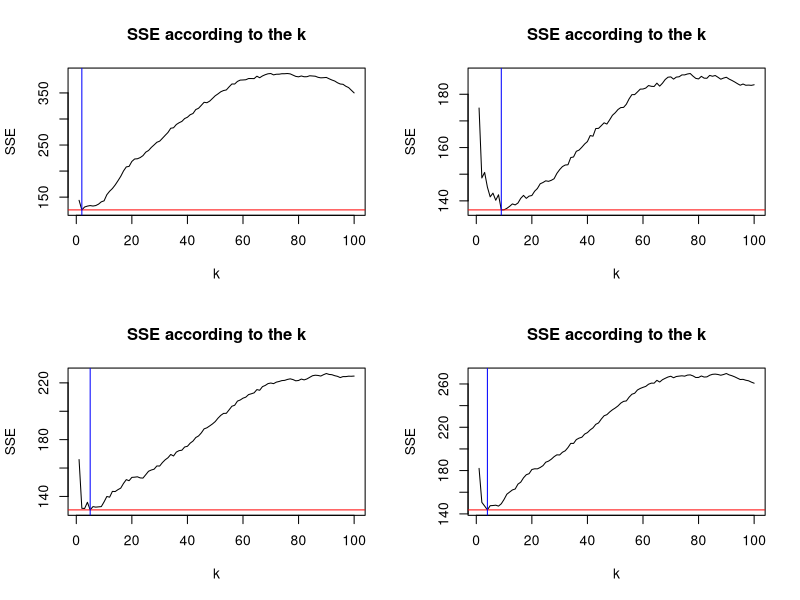

Generate this figure with R:
## ---- chunk 1
library(FNN)
rm(list=ls())
# train
set.seed(1)
xtr <- sort(rnorm(100))
ytr <- 3 + xtr^2 + rnorm(100)
eval.n <- 100
eval.point <- seq(-3,3,length = eval.n)
yhat_tr <- matrix(0, eval.n, 100)
# k=i일때, i열에 각 eval.point에 대한 yhat의 값 저장한다.
for (i in 1:100){
  idx.mat_tr <- knnx.index(xtr, eval.point, k = i)
  for (j in 1:eval.n) yhat_tr[j,i] <- mean(ytr[idx.mat_tr[j,]])
}
# test (a new dataset)
par(mfrow=c(2,2))
min_k <- numeric(4)
for(l in 2:5){
  set.seed(l)
  xte <- sort(rnorm(100))
  yte <- 3 + xte^2 + rnorm(100)
  xte_ind <- cut(xte,breaks= eval.point, labels = 1:99)
  xte_ind <- as.numeric(xte_ind)
  SSE <- numeric(100)
  yhat_te <- matrix(0,100,100)
  # 이 문제에서는 train에서 적합한 모델이 구간마다 식이 있는게 아닌, 각 eval.point마다의 적합된    점을 이은것이기 때문에(type='l') xte의 점에 대응되는 yhat_te값은 적합된점들의 내분점으로         구하겠다.
  for(i in 1:100){
    for(j in 1:100){
      yhat_te[j,i] <- ((eval.point[xte_ind[j]+1]-xte[j])*yhat_tr[,i][xte_ind[j]] 
                      +(xte[j]-eval.point[xte_ind[j]])*yhat_tr[,i][xte_ind[j]+1])/
                      (eval.point[xte_ind[j]+1]-eval.point[xte_ind[j]])
    }
    SSE[i] <- sum((yte-yhat_te[,i])^2)
  }
  k <- 1:100
  plot(k,SSE,type='l',main='SSE according to the k')
  abline(h=SSE[which.min(SSE)],v=which.min(SSE),col=c('red','blue'))
  min_k[l-1] <- which.min(SSE)
}
min_k
